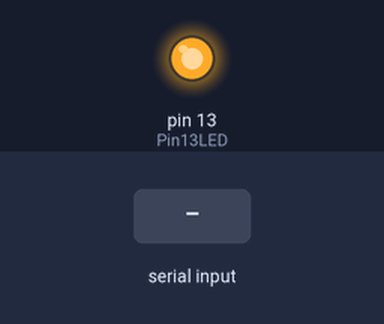
Bench run of a sketch on a simulated Arduino Uno, built with avr-gcc and run on an emulated ATmega328P. On the bench: output pins drawn as LEDs (lit = HIGH). Inputs (shaded band) come from the test bench. Pins used as bus, display or sensor lines are not drawn; what the sketch prints to the serial monitor is not drawn.

Above: at 1.2 s.
1.3 s: byte 30 received over Serial
Timing chart, 0 to 4.3 s (numbered marks = the images above; inputs shaded):
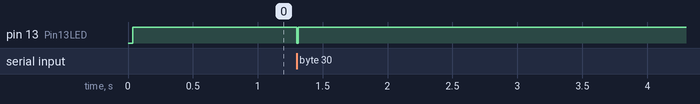

The sketch:

PLC2arduino_485.ino
```cpp
#include <SoftwareSerial.h>
/*-----( Declare Constants and Pin Numbers )-----*/
#define SSerialRX        7  //Serial Receive pin
#define SSerialTX        6  //Serial Transmit pin

#define SSerialTxControl 4   //RS485 Direction control

#define RS485Transmit    HIGH
#define RS485Receive     LOW

#define Pin13LED         13

/*-----( Declare objects )-----*/
SoftwareSerial RS485Serial(SSerialRX, SSerialTX); // RX, TX

/*-----( Declare Variables )-----*/
int byteReceived;
int byteSend;

void setup()   /****** SETUP: RUNS ONCE ******/
{
  // Start the built-in serial port, probably to Serial Monitor
  Serial.begin(9600);
  Serial.println("YourDuino.com SoftwareSerial remote loop example");
  Serial.println("Use Serial Monitor, type in upper window, ENTER");

  pinMode(Pin13LED, OUTPUT);
  pinMode(SSerialTxControl, OUTPUT);

  digitalWrite(SSerialTxControl, RS485Receive);  // Init Transceiver

  // Start the software serial port, to another device
  RS485Serial.begin(9600);   // set the data rate

}//--(end setup )---


void loop()
{
  digitalWrite(Pin13LED, HIGH);  // Show activity
  if (Serial.available())
  {
    byteReceived = Serial.read();

    digitalWrite(SSerialTxControl, RS485Transmit);  // Enable RS485 Transmit
    RS485Serial.write(byteReceived);          // Send byte to Remote Arduino

    digitalWrite(Pin13LED, LOW);  // Show activity
    delay(10);
    digitalWrite(SSerialTxControl, RS485Receive);  // Disable RS485 Transmit

  }

  if (RS485Serial.available())  //Look for data from other Arduino
   {
    digitalWrite(Pin13LED, HIGH);  // Show activity
    byteReceived = RS485Serial.read();    // Read received byte
    if(byteReceived>6)
    Serial.println(byteReceived);        // Show on Serial Monitor
    //====================================
    //201>>2
    //11 >>1
    //72 >>0
    //====================================
    digitalWrite(Pin13LED, LOW);  // Show activity

   }

}
```

Measured:
- after the input at 1.3 s, pin 13 (Pin13LED): HIGH → LOW at once, → HIGH 0.01 s later
